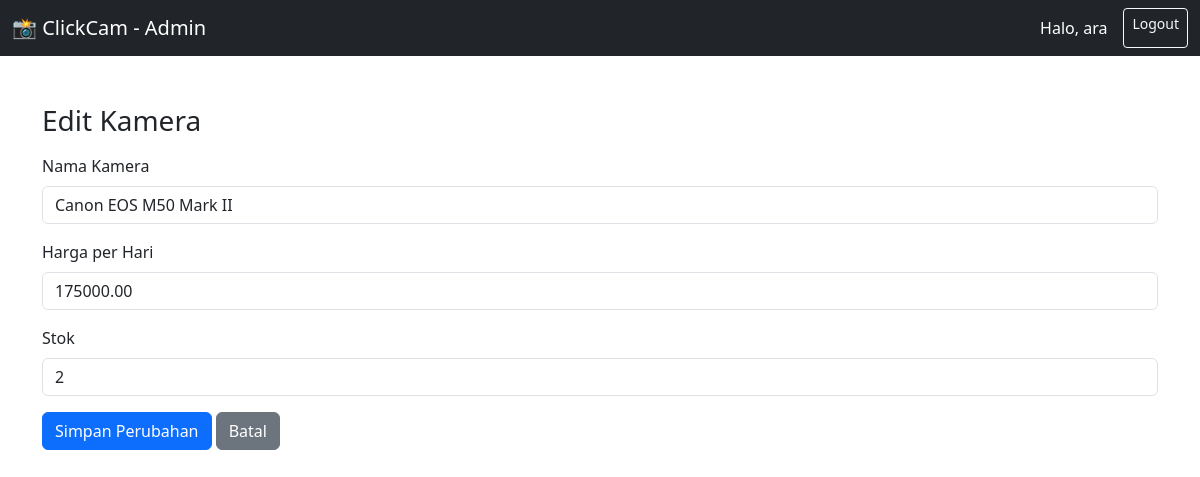
/edit_kamera.php?id=2 (signed in), run on the app's committed database.
### tables this page shows
CREATE TABLE `kamera` (
  `id` int NOT NULL AUTO_INCREMENT,
  `nama_kamera` varchar(100) NOT NULL,
  `harga_per_hari` decimal(10,2) NOT NULL,
  `stok` int NOT NULL DEFAULT '0',
  `created_at` timestamp NULL DEFAULT CURRENT_TIMESTAMP,
  PRIMARY KEY (`id`)
);

### edit_kamera.php (the view, shortened to what this page needs)
<?php
include 'koneksi.php';
$id = $_GET['id'] ?? 0;
$stmt = $conn->prepare("SELECT * FROM kamera WHERE id = ?");
$stmt->bind_param("i", $id);
$stmt->execute();
$result = $stmt->get_result();
$data = $result->fetch_assoc();
?>
<!DOCTYPE html>
<html lang="en">
<head>
    <link href="https://cdn.jsdelivr.net/npm/bootstrap@5.3.3/dist/css/bootstrap.min.css" rel="stylesheet">
</head>
<body>
<?php include 'navbar_admin.php'; ?>
<div class="container mt-5">
    <h3>Edit Kamera</h3>
    <form method="POST" class="mt-3">
        <div class="mb-3">
            <label for="nama" class="form-label">Nama Kamera</label>
            <input type="text" name="nama" class="form-control" value="<?= htmlspecialchars($data['nama_kamera']) ?>" required>
        </div>
        <div class="mb-3">
            <label for="harga" class="form-label">Harga per Hari</label>
            <input type="number" name="harga" class="form-control" value="<?= $data['harga_per_hari'] ?>" required>
        </div>
        <div class="mb-3">
            <label for="stok" class="form-label">Stok</label>
            <input type="number" name="stok" class="form-control" value="<?= $data['stok'] ?>" required>
        </div>
        <button type="submit" class="btn btn-primary">Simpan Perubahan</button>
        <a href="kamera.php" class="btn btn-secondary">Batal</a>
    </form>
</div>
</body>
</html>

### data on the page
kamera: nama "Canon EOS M50 Mark II", harga "175000.00", stok "2"

### other printed values
$_SESSION['username'] "ara"
